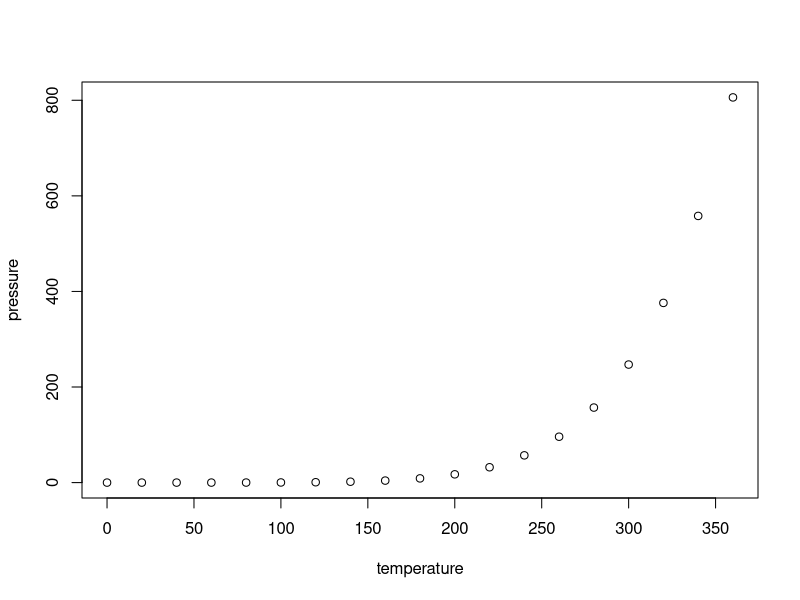
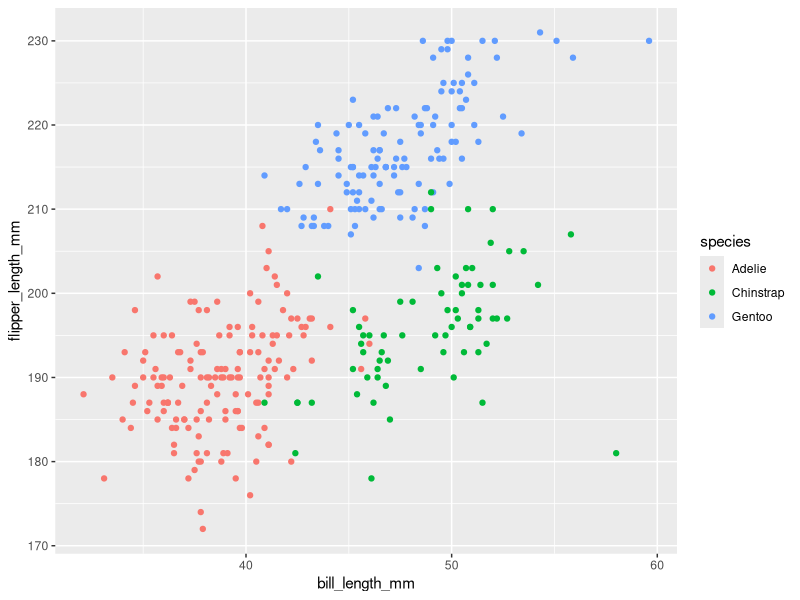
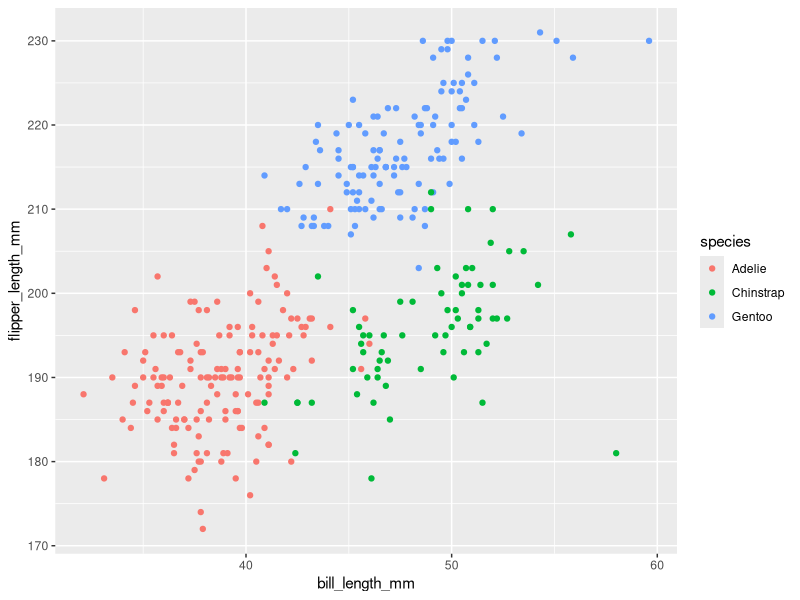

The R script that drew these images, in order:
## ---- chunk 1
knitr::opts_chunk$set(echo = TRUE)
## ---- chunk 2
summary(cars)
## ---- chunk 3
plot(pressure)
## ---- chunk 4
library(ggplot2)
library(tidyverse)
## ---- chunk 5
data("penguins", package = "palmerpenguins")
nrow(penguins)
ncol(penguins)
mean(penguins$flipper_length_mm, na.rm = TRUE)
## ---- chunk 6
scatter_plot= ggplot(penguins, aes(x = bill_length_mm, y = flipper_length_mm, color = species)) +
  geom_point() 
scatter_plot
ggsave("scatter_plot.png")
## ---- chunk 7
set.seed(8888)
## set seed to ensure reproducibility

df= tibble(
  ran_var= rnorm(10), 
  logical_vector = ran_var > 0,
  char_vector= letters[1:10],                        
  factor_vector= gl(3,3, length=10, labels = c("level1", "level2", "level3"))
)

df
## ---- chunk 8

set.seed(8888)
# convert character and factor into numeric
numeric_character = as.numeric(pull(df, char_vector), na.rm = TRUE)  
numeric_factor = as.numeric(pull(df, factor_vector), na.rm = TRUE) 

# Attempt to take the mean of each variable
mean_ran_var = mean(pull(df, ran_var)) 
mean_logical = mean(pull(df, logical_vector))  
mean_character = mean(numeric_character) 
mean_factor = mean(numeric_factor)

# Display the results
mean_ran_var
mean_logical
mean_character
mean_factor
